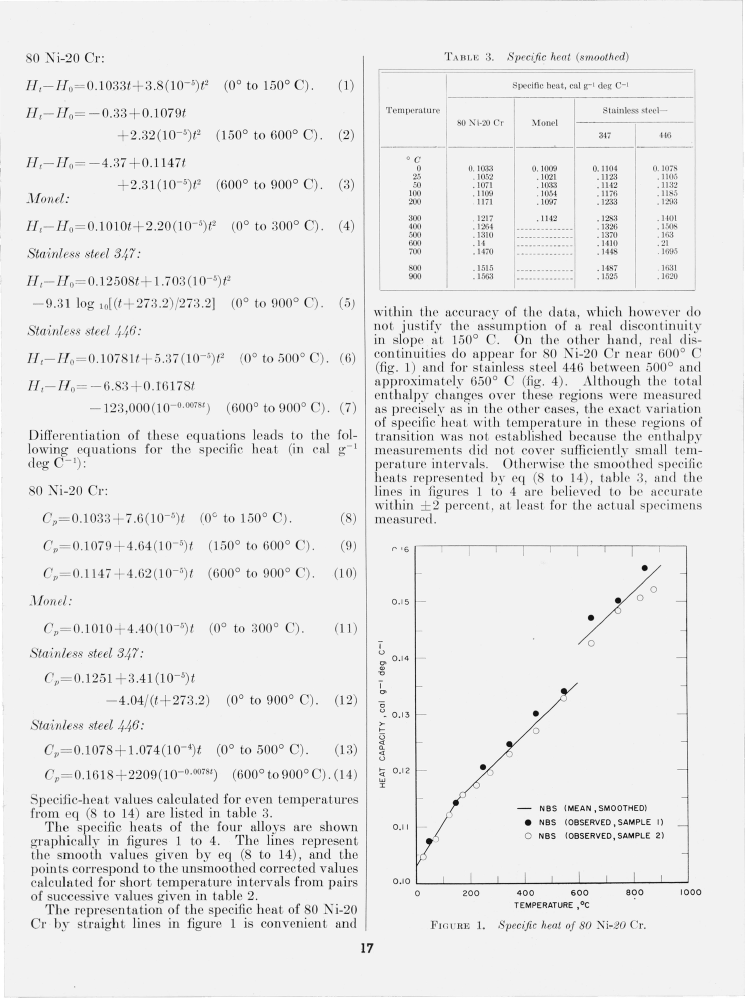
#> input picture examples/nbs-rp2560/page.png, 1490 x 1995 px (shown at 1/2 size)
$ python -i crops.py   (imports and definitions only)
#> lines starting #> are read from the running program, lines starting #| are printed output that depends on the picture; after the words box and inside, x2 and y2 are one past the last pixel; in counts of white or black regions, pixels touching at a corner belong together
#> further down, picture is the input picture: PIL image 1490x1995 L; min 0, max 255, mean 233.8
"""Block crops from a page: padding, upscaling to a line height, atomic write, page cache."""
from __future__ import annotations

import os
from pathlib import Path

import numpy as np
from PIL import Image

Box = tuple[int, int, int, int]


# [59 lines left out: functions pad_box, line_height, crop_block, not called in this run]


def _cross(o, a, b) -> float:
    return (a[0] - o[0]) * (b[1] - o[1]) - (a[1] - o[1]) * (b[0] - o[0])


def _hull(pts: np.ndarray) -> np.ndarray:
    """Convex hull of points (x, y), Andrew's monotone chain."""
    pts = np.unique(pts, axis=0)
    if len(pts) < 3:
        return pts

    def half(points):
        out: list = []
        for p in points:
            while len(out) >= 2 and _cross(out[-2], out[-1], p) <= 0:
                out.pop()
            out.append(p)
        return out[:-1]
    return np.array(half(pts) + half(pts[::-1]))


def deskew_photo(img: Image.Image, min_angle: float = 0.5, max_angle: float = 8.0, min_fill: float = 0.97,
                 ink: int = 235) -> Image.Image:
    """Straighten a noticeably tilted photo: minimal rotated rectangle around non-empty pixels;
    rotate only if the convex hull fills it almost entirely (a rectangular photo, not an object on a white background or a sketch) and the tilt
    is in [min_angle, max_angle] degrees. Otherwise the original image unchanged."""
#> called with min_angle = 0.5, max_angle = 8, min_fill = 0.97, ink = 235
    mask = np.asarray(img.convert("L")) < ink
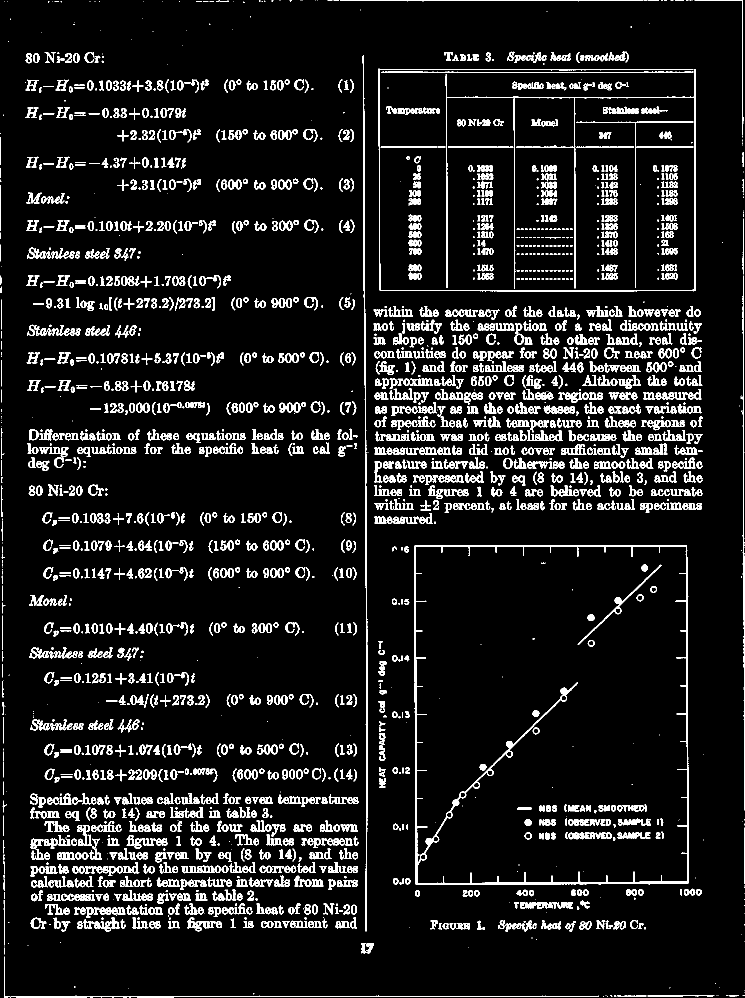
#> mask: shape (1995, 1490) bool (shown at 1/2 size); 9% white; 2621 white regions (641 under 20 px), largest, box (x1, y1, x2, y2) and area: (828, 1090, 1378, 1770) 11679, (757, 137, 1391, 583) 4692, (725, 111, 735, 1863) 4593
    if mask.sum() < 400:
        return img
    rows = np.flatnonzero(mask.any(axis=1))
#> rows = 1990 values from 0 to 1994
    cols = np.flatnonzero(mask.any(axis=0))
#> cols = 1490 values from 0 to 1489
    edge = [(int(np.argmax(mask[y])), y) for y in rows] + [(mask.shape[1] - 1 - int(np.argmax(mask[y, ::-1])), y) for y in rows]
#> edge = 3980 pairs, first value 0 to 1489, second value 0 to 1994
    edge += [(x, int(np.argmax(mask[:, x]))) for x in cols] + [(x, mask.shape[0] - 1 - int(np.argmax(mask[::-1, x]))) for x in cols]
#> edge = 6960 pairs, first value 0 to 1489, second value 0 to 1994
    hull = _hull(np.array(edge, dtype=float))
#> in _hull, `pts = np.unique(pts, axis=0)`: pts = 6809 pairs, first value 0 to 1489, second value 0 to 1994
#> the loop in half, `for p in points:` made 6809 passes
#> p on passes 1 to 3: [0, 266], [0, 274], [0, 275]
#> after the loop in half, `for p in points:`: out = [[0, 266], [9, 2], [770, 0], [1485, 0], [1486, 234], [1488, 904], [1489, 1467], [1489, 1991]]
#> the loop in half (call 2), `for p in points:` made 6809 passes
#> p on passes 1 to 3: [1489, 1991], [1489, 1990], [1489, 1980]
#> hull = 14 rows, first 8: [0, 266], [9, 2], [770, 0], [1485, 0], [1486, 234], [1488, 904], [1489, 1467], [1489, 1991]
    if len(hull) < 3:
        return img
    best = None
    for i in range(len(hull)):
        dx, dy = hull[(i + 1) % len(hull)] - hull[i]
        if dx == dy == 0:
            continue
        t = np.arctan2(dy, dx)
        c, s = np.cos(-t), np.sin(-t)
        r = hull @ np.array([[c, s], [-s, c]])
        area = np.ptp(r[:, 0]) * np.ptp(r[:, 1])
        if best is None or area < best[0]:
            best = (area, t)
#> this loop made 14 passes
#> (dx, dy, t, c, s, area, best) on passes 1, 2, 6, 9: (9, -264, -1.54, 0.0341, 0.999, 3160536.5, (3160536.5, -1.54)), (761, -2, -0.00263, 1, 0.00263, 2964719.5, (2964719.5, -0.00263)), (1, 563, 1.57, 0.00178, -1, 2964525, (2964525, 1.57)), (-1125, 2, 3.14, -1, -0.00178, 2964522.7, (2964522.7, 3.14))
#> (dx, dy, t, c, s, area) on passes 3, 4, 5, 7, 8, 10: (715, 0, 0, 1, 0, 2969066), (1, 234, 1.57, 0.00427, -1, 2968671.3), (2, 670, 1.57, 0.00299, -1, 2965204.6), (0, 524, 1.57, 6.12e-17, -1, 2969066), (-17, 1, 3.08, -0.998, -0.0587, 3298313.4), (-338, 0, 3.14, -1, -1.22e-16, 2969066)
    area, t = best
#> area = 2964522.7; t = 3.14
    deg = (np.degrees(t) + 45) % 90 - 45  # tilt of the rectangle side to the nearest axis
#> deg = -0.102
    x, y = hull[:, 0], hull[:, 1]
#> x = [0, 9, 770, 1485, 1486, 1488, 1489, 1489, 1472, 347, 9, 8, 5, 0]; y = [266, 2, 0, 0, 234, 904, 1467, 1991, 1992, 1994, 1994, 1993, 1613, 503]
    hull_area = 0.5 * abs(np.dot(x, np.roll(y, -1)) - np.dot(y, np.roll(x, -1)))
#> hull_area = 2958237.5
    # the photo outline is a rectangle (the hull fills it); an object on a white background or a sketch is not
    c, s_ = np.cos(-t), np.sin(-t)
#> c = -1; s_ = -0.00178
    r = hull @ np.array([[c, s_], [-s_, c]])
#> r = 14 rows, first 8: [0.473, -266], [-9, -2.02], [-770, -1.37], [-1485, -2.64], [-1485.6, -236.6], [-1486.4, -906.6], [-1486.4, -1469.6], [-1485.5, -1993.6]
    short = min(np.ptp(r[:, 0]), np.ptp(r[:, 1]))
#> short = 1487.3
    if not (min_angle <= abs(deg) <= max_angle) or area <= 0 or short < 40 or hull_area / area < min_fill:
        return img
    rot = img.convert("RGB").rotate(deg, resample=Image.Resampling.BICUBIC, expand=True, fillcolor=(255, 255, 255))
    m = np.asarray(rot.convert("L")) < ink
    ys, xs = np.flatnonzero(m.any(axis=1)), np.flatnonzero(m.any(axis=0))
    return rot.crop((int(xs[0]), int(ys[0]), int(xs[-1]) + 1, int(ys[-1]) + 1))


_WEBP_QUALITY = 70  # lossy q70 method=6: by measurements on diagrams/sketches the quality knee
                    # is ~q60 — q70 keeps SSIM≈0.996 on ink at −30% size vs q90


# [18 lines left out: function save_image, not called in this run]


class PageImages:
    """Book page images with a cache of the last opened one (blocks are traversed in page order)."""

    # [11 lines left out: functions __init__, get, not called in this run]


class PdfPageImages(PageImages):
    """Same as PageImages.get, but pages without a PNG (file=="") are rendered from the PDF in its pixel
    space (the dpi at which width/height were recorded): crops of text-layer blocks."""

    # [18 lines left out: functions __init__, get, not called in this run]

    def close(self) -> None:
        self._doc.close()

>>> from PIL import Image
>>> picture = Image.open('../../../examples/nbs-rp2560/page.png')
>>> result = deskew_photo(picture)
